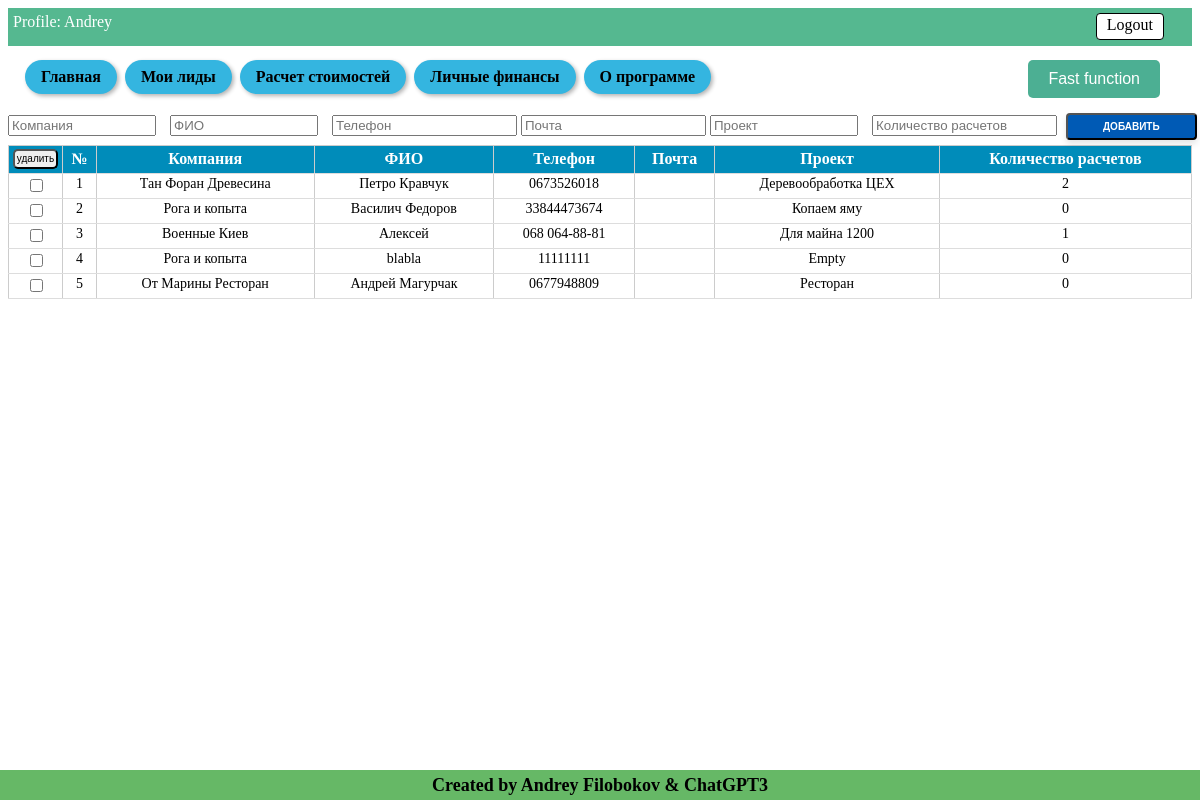
Screenshot of /leads (signed in) with the database file from the repository.
### tables this page shows
CREATE TABLE users (
id integer PRIMARY KEY AUTOINCREMENT,
name text NOT NULL,
email text NOT NULL,
psw text NOT NULL
);

CREATE TABLE lead (id integer PRIMARY KEY AUTOINCREMENT, unique_ID TEXT, company text NOT NULL, name text NOT NULL, phone text NOT NULL, mail text NOT NULL, project text NOT NULL, amount_calc INTEGER DEFAULT (0), job_title text NOT NULL, price text NOT NULL, profit text NOT NULL, user_email TEXT, product TEXT);

### Saleshelp.py (the view, shortened to what this page needs)
@app.route('/leads', methods=["POST", "GET"])
@login_required
def leads():
    dbase = FDataBase(get_db())
    get_new_lead = dbase.get_info_records('lead', current_user.get_user_email())
    get_new_lead = [ [row[column_name] for column_name in row.keys()] for row in get_new_lead]
    for lead in get_new_lead:
        amount_calc = dbase.get_amount_records('my_warehouse', 'lead_ID', lead[0])
        dbase.update_record_by_id("lead", lead[0], {'amount_calc': amount_calc})
        lead[7] = amount_calc
    return render_template('leads.html', title='My LEADS', menu=menu,
                           title_table_leads=title_table_leads,
                           get_new_lead=get_new_lead,
                           current_user=current_user.get_user_name(),
                           )

### Saleshelp.py (called while the page is built)
def connect_db():
    conn = sqlite3.connect(app.config['DATABASE'])
    conn.row_factory = sqlite3.Row
    return conn

def get_db():
    if not hasattr(g, 'link_db'):
        g.link_db = connect_db()
    return g.link_db

@login_manager.user_loader
def load_user(user_id):
    dbase = FDataBase(get_db())
    return UserLogin().fromDB(user_id, dbase)

### Utils/FDataBase.py (called while the page is built)
    def get_info_records(self, name_tabl, user_email, *args):
        query = ''
        if len(args) > 0:
            for column, value in args:
                query += f" AND {column} = '{value}' AND "
            query = query.rstrip(' AND')
        sql = f"SELECT * FROM {name_tabl} WHERE user_email = '{user_email}'{query}"
        try:
            self.__cur.execute(sql)
            res = self.__cur.fetchall()
            if res:
                return res
        except:
            print("Ошибка чтения из БД")
        return []

    def get_user(self, user_id):
        try:
            self.__cur.execute(f"SELECT * FROM users WHERE id = {user_id} LIMIT 1")
            res = self.__cur.fetchone()
            if not res:
                print("Пользователь не найден")
                return False
            return res
        except sqlite3.Error as e:
            print("Ошибка получения данных из БД " + str(e))
        return False

    def update_record_by_id(self, name_table, id_record, columns_values):
        new_val = ''
        for title, values in columns_values.items():
            new_val = new_val + title
            if type(values) == int:
                new_val = new_val + '=' + str(values) + ', '
            else:
                new_val = new_val + '=' + f"'{values}'" + ', '
        new_val = new_val.rstrip(', ')
        try:
            self.__cur.execute(f"UPDATE {name_table} SET {new_val} WHERE id={id_record}")
            self.__db.commit()
            return True
        except sqlite3.Error as e:
            print(f"Ошибка обновления записи {id_record} в БД {name_table} " + str(e))
            return False

    def get_amount_records(self, name_table, name_column, value_cell):
        try:
            self.__cur.execute(f"SELECT COUNT(*) FROM {name_table} WHERE {name_column} = '{value_cell}'")
            records = self.__cur.fetchone()[0]
            return records
        except sqlite3.Error as e:
            print("Ошибка получения записей из БД " + str(e))
            return False

### Utils/UserLogin.py (called while the page is built)
    def fromDB(self, user_id, db):
        self.__user = db.get_user(user_id)
        return self

### templates/leads.html (shortened to what this page needs)
{% extends 'base.html' %}
{% block information %}
Profile: {{ current_user }} <a href="{{url_for('logout')}}" class="button-logout"> Logout </a>
{% endblock %}
{% block content %}
<form action="{{url_for('leads')}}" method="POST" id="add-leads-table" class="form-table-leads">
  <div class="input-leads">
    {% for l in title_table_leads %}
    <input type="{{ l.type }}" id="{{l.name}}" name="{{l.name}}" placeholder="{{l.placeholder}}"
          {% if l.name !='mail' %} required {% endif %}>
    {% endfor %}
    <input type="submit" name="button-add-lead" value="Добавить" />
  </div>
</form>
<form action="{{url_for('leads')}}" method="POST">
  <table id="my-table">
    <thead>
      <tr>
        <th class="button-delete-lead-th">
          <input type="submit" name="button-delete-lead" value="удалить" class="button-delete-lead">
        </th>
        <th>№</th>
        {% for title_col in title_table_leads %}
        <th>{{ title_col.placeholder }}</th>
        {% endfor %}
      </tr>
    </thead>
    <tbody class="table-result">
      {% for row in get_new_lead %}
      <tr>
        <td><input type="checkbox" name="check-lead" id="check-lead" value="{{ row[0] }}"></td>
        <td><a href="{{ url_for('show_info_lead', alias=row[2]) }}">{{ get_new_lead.index(row)+1 }}</a></td>
        {% for cell in row[2:8] %}
        <td><a href="{{ url_for('show_info_lead', alias=row[2]) }}">{{ cell }}</a></td>
        {% endfor %}
      </tr>
      {% endfor %}
    </tbody>
  </table>
</form>
{% endblock %}

### templates/base.html (shortened to what this page needs)
<!DOCTYPE html>
<html>
<head>
  <link type="text/css" rel="stylesheet" href="{{ url_for('static', filename='css/style.css') }}">
</head>
<body>
  <div class="info-panel">
    {% block information %} This is my main page{% endblock %}
  </div>
  {% block menu %}
  <ul class="navigation">
    {% for m in menu %}
    <li><a class="nav-button" href="{{m.url}}">{{ m.name }}</a></li>
    {% endfor %}
    <li class="convert-button-menu">
      {% block convertion_num %}
      <button class="convert-button" onclick="openModal()">Fast function</button>
      {% endblock convertion_num%}
    </li>
  </ul>
  {% endblock menu %}
  {% block content %}{% endblock %}
  {% block footer %}
  <div class="footer">
    <h4>Created by Andrey Filobokov & ChatGPT3</h4>
  </div>
  {% endblock %}
</body>
</html>

### static/css/style.css (style rules this page uses)
.info-panel { background-color: rgba(35, 163, 112, 0.773); color: white; font-size: 16px; padding: 5px; padding-bottom: 15px; margin-bottom: 10px; }
.navigation { white-space: nowrap; margin-bottom: 10px; margin-top: 5px; }
.navigation { padding-left: 15px; }
.navigation li { display: inline-block; }
.nav-button { font-weight: 600; background-color: #34b5e0; border-radius: 20px; color: #000; padding: 8px 16px; text-align: center; text-decoration: none; display: inline-block; font-size: 16px; margin: 4px 2px; cursor: pointer; box-shadow: 2px 2px 4px rgba(0, 0, 0, 0.3); }
.footer { position: fixed; bottom: 0; left: 0; width: 100%; height: 30px; background-color: #00890099; display: flex; align-items: center; justify-content: center; }
.footer h4 { color: rgb(0, 0, 0); font-size: 18px; font-weight: bold; text-align: center; }
table { width: 90%; border-collapse: collapse; margin-bottom: 20px; }
th { background-color: #a7a1a1; font-weight: bold; }
td, th { padding: 10px; text-align: center; border: 1px solid #ccc; }
.convert-button { background-color: #4caf93; border: none; color: white; padding: 10px 20px; text-align: center; text-decoration: none; display: inline-block; font-size: 16px; margin: 4px 2px; cursor: pointer; border-radius: 5px; }
.convert-button-menu { float: right; margin-right: 30px; }
.button-logout { float: right; margin-right: 23px; }
.button-logout { padding-bottom: 5px; padding-top: 2px; padding-left: 10px; padding-right: 10px; background-color: #fff; color: #000; text-decoration: none; border: 1px solid #000; border-radius: 4px; }
.input-leads { white-space: nowrap; }
#add-leads-table input[type="text"] { display: inline-block; width: 140px; margin-right: 10px; }
#add-leads-table input[type="submit"] { display: inline-block; padding: 6px 35px; border-radius: 4px; margin: 5px; font-size: 10px; font-weight: 600; text-decoration: none; text-transform: uppercase; color: #fff; background-color: #005ab5; box-shadow: 0 4px 6px rgba(0, 0, 0, 0.1); cursor: pointer; }
.button-delete-lead-th { padding: 0px; width: 20px; white-space: nowrap; }
.button-delete-lead { width: 45px; height: 20px; border-radius: 1px; font-size: 10px; padding: 0; border-radius: 5px; margin-bottom: 2px; margin-left: 2px; margin-right: 2px; }
#my-table { border-collapse: collapse; width: 100%; }
#my-table th { background-color: #008CBA; color: white; font-weight: bold; padding: 2px; border-bottom: 1px solid #ddd; }
#my-table td { border-bottom: 1px solid #ddd; padding: 2px; text-align: center; font-size: 14px; vertical-align: top; background-color: white; }
table td a { text-decoration: none; color: inherit; }

### rows the page displays
users: name "Andrey"
lead: get_new_lead "1", company "Тан Форан Древесина", name "Петро Кравчук", phone "0673526018", project "Деревообработка ЦЕХ", 8 "2"
lead: get_new_lead "2", company "Рога и копыта", name "Василич Федоров", phone "33844473674", project "Копаем яму", 8 "0"
lead: get_new_lead "3", company "Военные Киев", name "Алексей", phone "068 064-88-81", project "Для майна 1200", 8 "1"
lead: get_new_lead "4", company "Рога и копыта", name "blabla", phone "11111111", project "Empty", 8 "0"
lead: get_new_lead "5", company "От Марины Ресторан", name "Андрей Магурчак", phone "0677948809", project "Ресторан", 8 "0"

### other values shown
{{ m.name }} "Главная" "Мои лиды" "Расчет стоимостей" "Личные финансы" "О программе"
{{ title_col.placeholder }} "Компания" "ФИО" "Телефон" "Почта" "Проект" "Количество расчетов"
